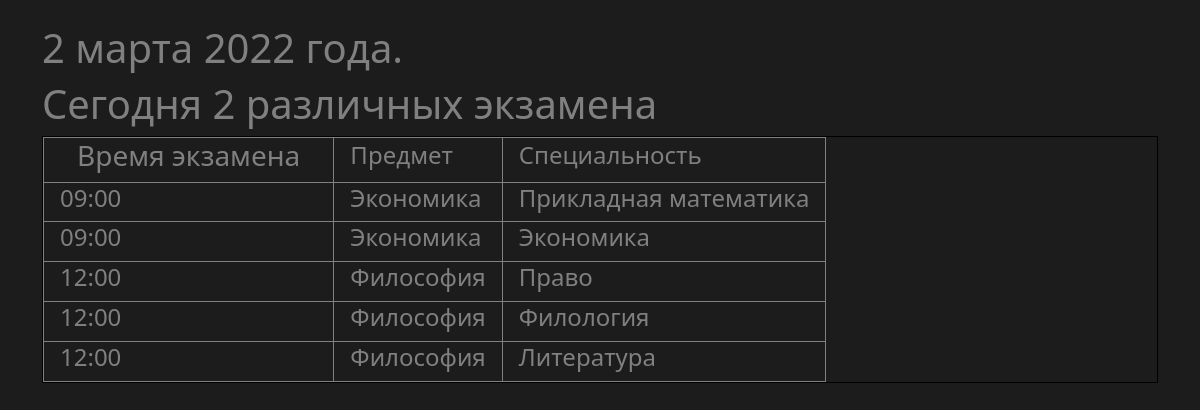
Screenshot of /table.php?day=2 with the database file from the repository.
### tables this page shows
CREATE TABLE `Schedule1` (
  `id` int(11) NOT NULL,
  `id_subject` int(11) DEFAULT NULL,
  `date_time` datetime DEFAULT NULL
);

CREATE TABLE `Subjects_to_specialities1` (
  `id` int(11) NOT NULL,
  `id_speciality` int(11) DEFAULT NULL,
  `id_subject` int(11) DEFAULT NULL
);

CREATE TABLE `Subjects1` (
  `id` int(11) NOT NULL,
  `title` varchar(150) DEFAULT NULL
);

CREATE TABLE `Specialities1` (
  `id` int(11) NOT NULL,
  `code_sp` int(11) DEFAULT NULL,
  `title` varchar(150) DEFAULT NULL
);

### table.php (the view, shortened to what this page needs)
<html lang="ru">
<head>
    <link rel="stylesheet" href="https://cdn.jsdelivr.net/npm/bootstrap@5.1.3/dist/css/bootstrap.min.css">
    <link rel="stylesheet" href="style.css">
</head>
<body>
    <div class="container mt-4">
        <?php
        $day = $_GET["day"];
        $day1 = "$day марта 2022 года.";
        echo "<h1>$day1</h1>";
        ?>
        <table class="bodytable">
            <tr>
                <th>
                    <h3>Время экзамена</h3>
                </th>
                <th>
                    <h4>Предмет</h4>
                </th>
                <th>
                    <h4>Специальность</h4>
                </th>
            </tr>
            <?php
            $mysql0 = new PDO("mysql:host=sql111.epizy.com;dbname=epiz_31326209_main", 'epiz_31326209', 'MIWpFHj53616OIj',array(PDO::MYSQL_ATTR_INIT_COMMAND=>"SET NAMES utf8"));
            $mysql0->setAttribute(PDO::ATTR_ERRMODE, PDO::ERRMODE_EXCEPTION);
            $q1 = "SELECT * FROM `Schedule1` WHERE DATE_FORMAT(`date_time`,'%d') = $day ORDER BY `date_time`";
            $statement = $mysql0->prepare($q1);
            $statement->execute();
            $result_array = $statement->fetchAll();
            $count = 0;
            $mysql = new mysqli('sql111.epizy.com', 'epiz_31326209', 'MIWpFHj53616OIj', 'epiz_31326209_main');
            $mysql->set_charset('utf8');
            foreach ($result_array as $sh) :
                $count += 1;
                $time = $sh['date_time'];
                $id_sub = $sh['id_subject'];
                $q2 = "SELECT * FROM `Subjects1` WHERE `id`= $id_sub";
                $sub1 = mysqli_query($mysql, $q2);
                $sub = $sub1->fetch_assoc();
                $title2 = $sub['title'];
                $q3 = "SELECT * FROM `Subjects_to_specialities1` WHERE `id_subject`= $id_sub";
                $sts1 = mysqli_query($mysql, $q3);
                while ($sts = mysqli_fetch_array($sts1)) :
                    $id_spec = $sts['id_speciality'];
                    $q4 = "SELECT * FROM `Specialities1` WHERE `id`= $id_spec";
                    $spec1 = mysqli_query($mysql, $q4);
                    $spec = $spec1->fetch_assoc();
                    $title4 = $spec['title'];
            ?>
                    <tr>
                        <th>
                            <h4><?= substr($time, 10, 6) ?></h4>
                        </th>
                        <th>
                            <h4><?= $title2 ?></h4>
                        </th>
                        <th>
                            <h4><?= $title4 ?></h4>
                        </th>
                    </tr>
            <?php
                endwhile;
            endforeach;
            if ($count > 1 && $count < 5) echo "<h1>Сегодня $count различных экзамена</h1>";
            ?>
        </table>
    </div>
</body>
</html>

### style.css (style rules this page uses)
body { background-color: #1C1C1C; }
h1 { color: gray; }
h3 { color: gray; margin-left: 32px; margin-right: 32px; }
h4 { color: gray; margin-left: 15px; margin-right: 15px; }
.bodytable { background-color: #1C1C1C; border: 1px solid gray; margin-left: auto; margin-right: auto; border: 1px solid #000; display: block; }
th, td { border: 1px solid grey; }

### rows the page displays
schedule1: date_time "09:00"
subjects_to_specialities1: id_subject.title "Экономика", id_speciality.title "Прикладная математика"
subjects_to_specialities1: id_subject.title "Экономика", id_speciality.title "Экономика"
schedule1: date_time "12:00"
subjects_to_specialities1: id_subject.title "Философия", id_speciality.title "Право"
subjects_to_specialities1: id_subject.title "Философия", id_speciality.title "Филология"
subjects_to_specialities1: id_subject.title "Философия", id_speciality.title "Литература"

### other values shown
$day1 "2 марта 2022 года."
$count "2"
